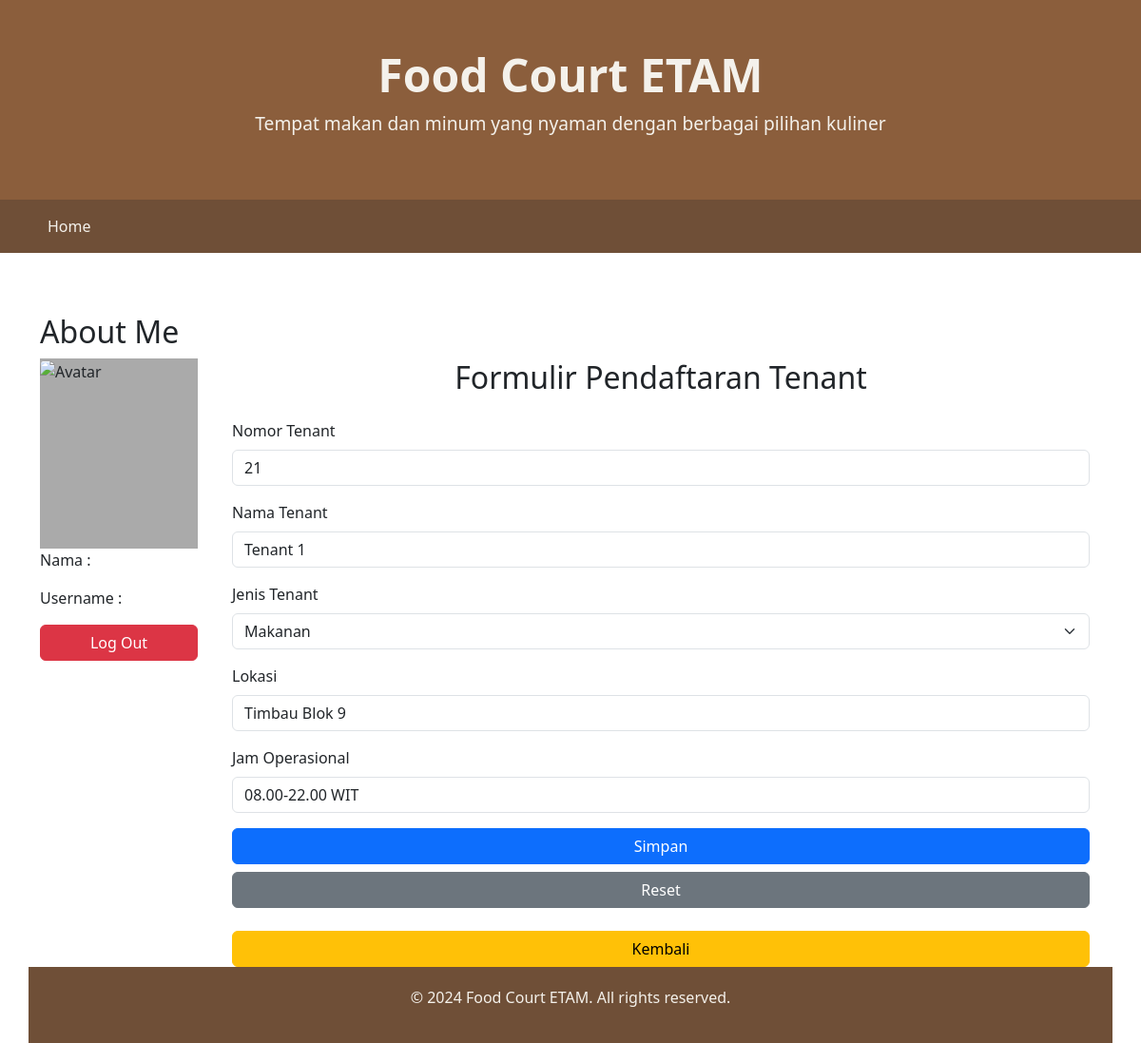
Page /my.php?p=tenant_edit&id=1 on the committed database.
### tables this page shows
CREATE TABLE `t_tenant` (
  `id` int(11) NOT NULL,
  `no_tenant` int(11) NOT NULL,
  `nama` varchar(50) NOT NULL,
  `jenis` varchar(100) NOT NULL,
  `lokasi` varchar(50) NOT NULL,
  `jam_operasional` varchar(15) NOT NULL,
  `aktif` int(11) NOT NULL
);

### page5a/tenant_edit.php (the view, shortened to what this page needs)
<?php
    include "connect.php";
    $id = $_GET['id'];
    $sql = "SELECT * FROM t_tenant WHERE id=$id";
    $result = mysqli_query($conn, $sql);
    if (mysqli_num_rows($result) > 0) {
        while ($row = mysqli_fetch_assoc($result)) {
            $nomor_tenant = $row['no_tenant'];
            $nama_tenant = $row['nama'];
            $jenis = $row['jenis'];
            $lokasi = $row['lokasi'];
            $jam_operasional = $row['jam_operasional'];
        }
    }
?>
<!DOCTYPE html>
<html lang="en">
<head>
<link href="https://cdn.jsdelivr.net/npm/bootstrap@5.3.0-alpha1/dist/css/bootstrap.min.css" rel="stylesheet">
</head>
<body>
<div class="container mt-5">
    <h2 class="text-center mb-4">Formulir Pendaftaran Tenant</h2>
    <form action="page5a/tenant_editproses.php?id=<?php echo $id ?>" method="POST">
    <div class="mb-3">
        <label for="nomor_tenant" class="form-label">Nomor Tenant</label>
        <input type="text" class="form-control" id="nomor_tenant" name="nomor_tenant" value="<?php echo $nomor_tenant ?>">
    </div>
    <div class="mb-3">
        <label for="nama_tenant" class="form-label">Nama Tenant</label>
        <input type="text" class="form-control" id="nama_tenant" name="nama_tenant" value="<?php echo $nama_tenant ?>">
    </div>
    <div class="mb-3">
        <label for="jenis" class="form-label">Jenis Tenant</label>
        <select class="form-select" name="jenis" id="jenis">
        <option value="Makanan" <?php if ($jenis == "Makanan") echo "selected"; ?>>Makanan</option>
        </select>
    </div>
    <div class="mb-3">
        <label for="lokasi" class="form-label">Lokasi</label>
        <input type="text" class="form-control" id="lokasi" name="lokasi" value="<?php echo $lokasi ?>">
    </div>
    <div class="mb-3">
        <label for="jam_operasional" class="form-label">Jam Operasional</label>
        <input type="text" class="form-control" id="jam_operasional" name="jam_operasional" value="<?php echo $jam_operasional ?>">
    </div>
    <div class="d-grid gap-2">
        <button type="submit" class="btn btn-primary">Simpan</button>
        <button type="reset" class="btn btn-secondary">Reset</button>
    </div>
    <br>
    <a href="#" class="btn btn-warning form-check-label">Kembali</a>
    </form>
</div>
</body>
</html>

### mycss.css (style rules this page uses)
.form-control { width: 100%; padding: 10px; border: 1px solid #ccc; border-radius: 5px; }
.btn { width: 100%; padding: 10px; border: none; border-radius: 5px; cursor: pointer; }

### my.php (style rules this page uses)
body { background-color: #F4F1EB; color: #5B3A29; }

### rows in the picture
t_tenant: nomor_tenant "21", nama_tenant "Tenant 1", jenis "Makanan", lokasi "Timbau Blok 9", jam_operasional "08.00-22.00 WIT"
